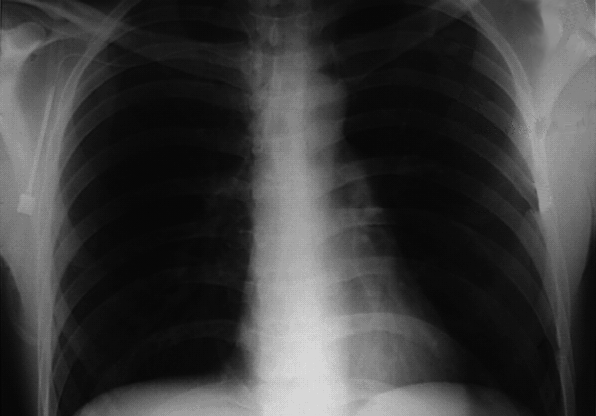
#> input picture Lab 2/pics/xRayChest.tif, 596 x 416 px
$ python '3.1 Histogram and getting_started.py'
#> lines starting #> are read from the running program, lines starting #| are printed output that depends on the picture
import os
from pathlib import Path

import numpy as np
import matplotlib.pyplot as plt

from PIL import Image
import PIL

# ----------------------------------------------------- load cell image ------------------------------------------------
file_name = 'pics/xRayChest.tif'
print('Pillow Version:', PIL.__version__)

# Open the image with pillow and convert to numpy array
image = Image.open(file_name)
#> image is the input picture: PIL image 596x416 L; min 3, max 227, mean 59.9
gray_pixels = np.array(Image.open(file_name))

# summarize some details about the image
print(image.format)
#| TIFF
print('numpy array:', gray_pixels.dtype)
#| numpy array: uint8
print(gray_pixels.shape)
#| (416, 596)


# --------------------------------------------------- save the image ---------------------------------------------------
def save_image(fileName):
    plt.savefig(os.path.join('Results', fileName + ' Histogram.tif'))
    return


# -------------------------------------------------Get histograms-------------------------------------------------------


# Source:
# https://
# dsp.stackexchange.com/questions/54647/python-how-to-compute-the-gray-level-histogram-features-as-mentioned-in-the-pap
#
# Load the image
# Get the histogram of the Red Channel (call it 𝐻𝑟)
# Get the histogram of the Green Channel (call it 𝐻𝑔)
# Get the histogram of the Blue Channel (call it 𝐻𝑏)
# Produce the combined histogram as 𝐻=𝐻𝑟+𝐻𝑏+𝐻𝑔
# Get the 98% of its mass:
# Sort 𝐻 in reverse order of values (the largest count comes first)
# Get the cumulative sum of the histogram values until you have covered the 98% of the total sum.
# Find the minimum and maximum values of the indices of the values that contribute to the sum
# Calculate the 𝑞𝑐𝑡 as the difference between the maximum and minimum of the indices.
#
# ----------------------------------------------------- Load the image -------------------------------------------------

def openTifImage(path):
#> called with path = 'pics/bloodCells.tif'
    fileName = path
    gray_pixels = np.array(Image.open(fileName))
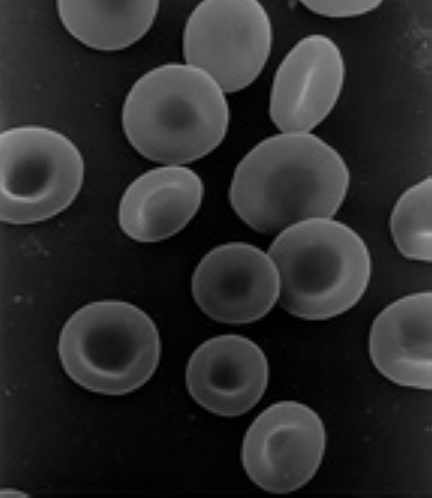
#> input picture Lab 2/pics/bloodCells.tif, 432 x 498 px
#> gray_pixels is the input picture: shape (498, 432); min 0, max 176, mean 43.2
    return gray_pixels


# -------------------------------------------------Get file name from path ---------------------------------------------
def extractFileName(path):
    fileName = Path(path).stem
    return fileName


# ------------------------- Separate the red, green, and blue Channel (𝐻𝑟, Hg, Hb) -------------------------------------
def separateChannels(rgb_image):
    Hr, Hg, Hb = image[:, :, 0], image[:, :, 1], image[:, :, 2]  # for RGB images
    return Hr, Hg, Hb


# -----------------------------Convert pixel array to uint8 and normalise the array-------------------------------------
def convertToUint8(pixelArray):
    info = np.iinfo(pixelArray.dtype)  # Get the minimum and maximum values of the pixelArray
    rawData = pixelArray.astype(np.float64) / info.max  # Divide all values by the maximum value
    normalizedData = rawData * 255  # Scale all values back to 255
    uint8ImageNormalized = normalizedData.astype(np.uint8)
    return uint8ImageNormalized


# --------------------------------------Fill array for histogram with values--------------------------------------------

def fillHistogramArray(uint8Image):
    histogramArray = [0] * 256
    imageSize = uint8Image.shape
#> imageSize = (498, 432)
    if imageSize[1] > imageSize[0]:
        for i in range(imageSize[1]):
            for j in range(imageSize[0]):
                value = uint8Image[j][i]
                histogramArray[value] += 1
    else:
        for i in range(imageSize[0]):
            for j in range(imageSize[1]):
                value = uint8Image[i][j]
                histogramArray[value] += 1
#> after the loop, histogramArray = 256 values, max 7895 at index 4, min 0 at index 168, mean 840.4
    return histogramArray


# -----------------------Show the image and its respective histogram for its chosen color channel-----------------------

def showHistogram(uint8Image, histogramArray):
    plt.subplot(1, 2, 1)
    plt.imshow(uint8Image, cmap='gray')
    plt.title(extractFileName(path))
    plt.subplot(1, 2, 2)
    xList = range(len(histogramArray))
    plt.bar(xList, height=histogramArray)
    plt.title("Histogram")
    plt.tight_layout()
    save_image(extractFileName(path))
    plt.show()
    return


# --------------------------------------------Assemble the above functions----------------------------------------------

def fillAndShowHistogram(path):
    myPixels = openTifImage(path)
    myUint8 = convertToUint8(myPixels)
    myHistogram = fillHistogramArray(myUint8)
#> myHistogram has the same summary as histogramArray in fillHistogramArray
    showHistogram(myUint8, myHistogram)
#> in save_image, `plt.savefig(os.path.join('Results', fileName + ' Histogram.tif'))`:
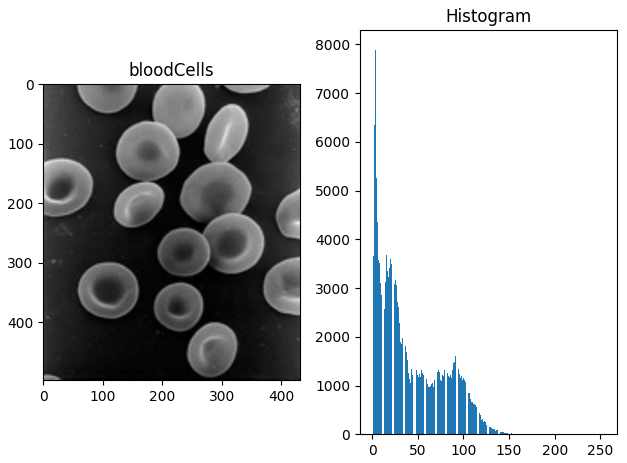
#> figure drawn by matplotlib, 2 panels; panel 2: tallest bar 7895 high, from x = 3.6 to 4.4
#> pass 3 of the loop `for path in path:`:
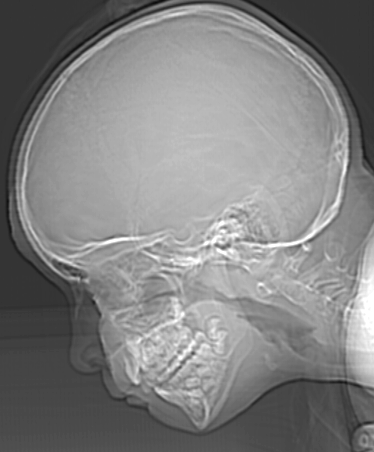
#> input picture Lab 2/pics/ctSkull.tif, 374 x 452 px
#> in openTifImage, gray_pixels is the input picture: shape (452, 374); min 12, max 255, mean 129.4
#> rawData: shape (452, 374) float64
#> normalizedData: shape (452, 374) float64
#> in save_image (call 3), `plt.savefig(os.path.join('Results', fileName + ' Histogram.tif'))`:
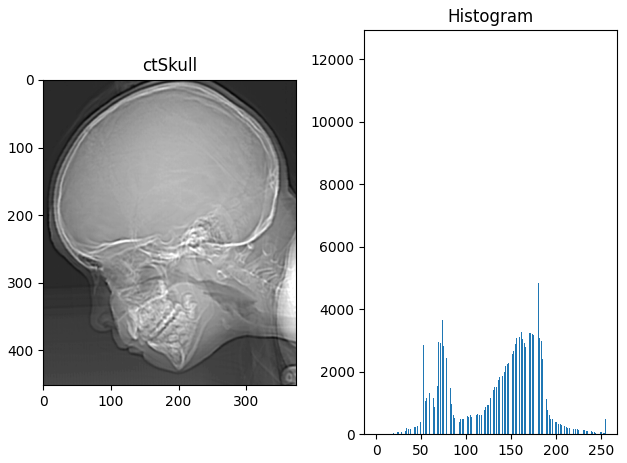
#> figure drawn by matplotlib, 2 panels; panel 2: tallest bar 12310 high, from x = 51.6 to 52.4
    return


# --------------------------------------------Call fillAndShowHistogram-------------------------------------------------

if __name__ == '__main__':

    path = ['pics/bloodCells.tif',
            'pics/xRayChest.tif',
            'pics/ctSkull.tif']
    for path in path:
        fillAndShowHistogram(path)
